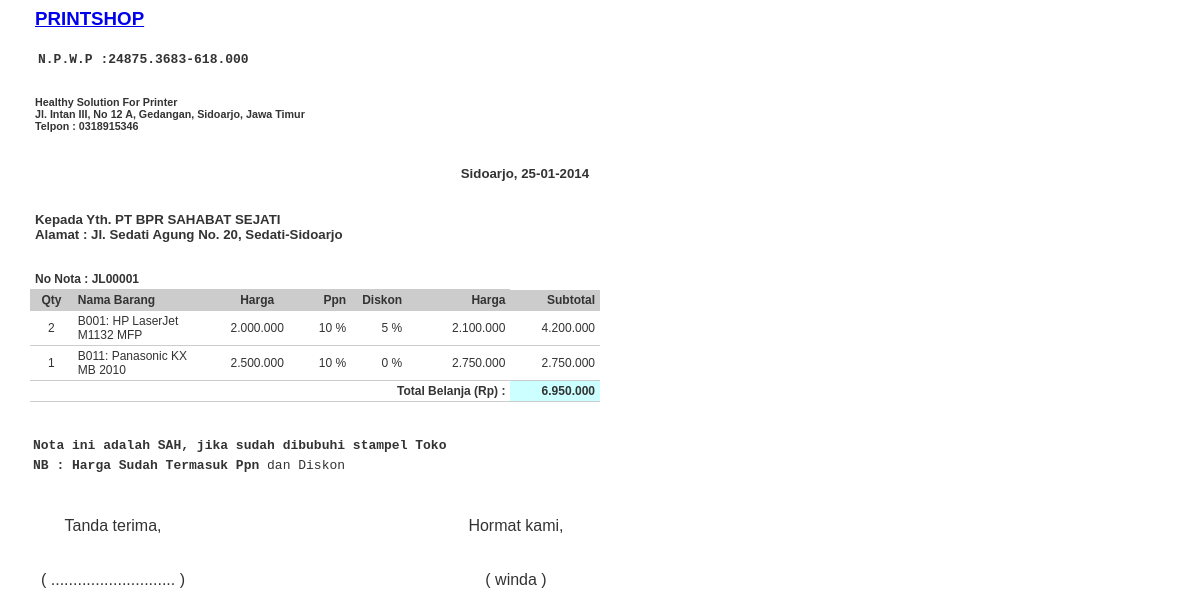
Screenshot of /nota_penjualan.php?noNota=JL00001 with the database file from the repository.
### tables this page shows
CREATE TABLE `penjualan` (
  `no_penjualan` char(7) NOT NULL,
  `tgl_transaksi` date NOT NULL,
  `kd_pelanggan` char(60) NOT NULL,
  `catatan` varchar(50) NOT NULL,
  `userid` varchar(20) NOT NULL,
  PRIMARY KEY (`no_penjualan`)
);

CREATE TABLE `pelanggan` (
  `kd_pelanggan` char(4) NOT NULL,
  `nm_pelanggan` varchar(50) NOT NULL,
  `alamat` varchar(50) NOT NULL,
  `telepon` varchar(20) NOT NULL,
  `kode_pos` varchar(20) NOT NULL,
  PRIMARY KEY (`kd_pelanggan`)
);

CREATE TABLE `penjualan_item` (
  `no_penjualan` char(7) NOT NULL,
  `kd_barang` varchar(4) NOT NULL,
  `jumlah` int(3) NOT NULL,
  KEY `no_penjualan` (`no_penjualan`,`kd_barang`)
);

CREATE TABLE `barang` (
  `kd_barang` char(4) NOT NULL,
  `nm_barang` varchar(50) NOT NULL,
  `harga_beli` int(10) NOT NULL,
  `harga_jual` int(10) NOT NULL,
  `qty` int(3) NOT NULL,
  `ppn` int(3) NOT NULL,
  `diskon` int(3) NOT NULL,
  `keterangan` varchar(50) NOT NULL,
  `kd_kategori` char(3) NOT NULL,
  `link_gambar` varchar(100) NOT NULL,
  PRIMARY KEY (`kd_barang`),
  KEY `kd_kategori` (`kd_kategori`)
);

CREATE TABLE `user_login` (
  `id` int(4) NOT NULL AUTO_INCREMENT,
  `userid` char(20) NOT NULL,
  `password` varchar(50) NOT NULL,
  `nama` varchar(50) NOT NULL,
  `level` enum('Kasir','Admin') NOT NULL DEFAULT 'Kasir',
  PRIMARY KEY (`id`)
);

### library/inc.library.php (called while the page is built, shortened)
<?php
function IndonesiaTgl($tanggal){
	$tgl=substr($tanggal,8,2);
	$bln=substr($tanggal,5,2);
	$thn=substr($tanggal,0,4);
	$awal="$tgl-$bln-$thn";
	return $awal;
}
function format_angka($angka) {
	$hasil =  number_format($angka,0, ",",".");
	return $hasil;
}
?>

### nota_penjualan.php (the view, shortened to what this page needs)
<?php
include_once "library/inc.connection.php";
include_once "library/inc.library.php";
$kodeTransaksi = $_GET['noNota'];
$jualSql = " SELECT penjualan.*, user_login.nama
			 FROM penjualan, user_login
			 WHERE penjualan.userid=user_login.userid AND no_penjualan='$kodeTransaksi'";
$jualQry = mysql_query($jualSql, $koneksidb)  or die ("Query penjualan salah : ".mysql_error());
$jualRow = mysql_fetch_array($jualQry);
$sPELANGGAN = "SELECT nm_pelanggan, alamat FROM pelanggan where kd_pelanggan='$jualRow[kd_pelanggan]'";
$qPELANGGAN = mysql_query($sPELANGGAN, $koneksidb)  or die ("Query penjualan salah : ".mysql_error());
$rPELANGGAN	= mysql_fetch_array($qPELANGGAN);
?>
<html>
<head>
<link href="styles/style.css" rel="stylesheet" type="text/css">
</head>
<body>
<table width="569" border="0" cellpadding="4" cellspacing="1" class="table-print">
  <tr>
    <td width="416" height="36"><h3><a href="index.php?page=Penjualan-Barang">PRINTSHOP</a></h3>
      <table width="100%" border="0" cellspacing="1" cellpadding="2">
        <tr>
          <th height="20" scope="col"><div align="left">
            <pre>N.P.W.P :24875.3683-618.000</pre>
          </div></th>
        </tr>
      </table>
      <h6>Healthy Solution For Printer
        <br>
        Jl. Intan III, No 12 A, Gedangan, Sidoarjo, Jawa Timur<br>Telpon : 0318915346
        <strong>    </strong>      </h6>
    </h6></td>
    <td width="133"><h5>&nbsp;</h5>
    <h5>&nbsp;</h5></td>
  </tr>
  <tr>
    <td><h5>&nbsp;</h5></td>
    <td valign="top"><h5><strong>Sidoarjo, </strong><strong><?php echo IndonesiaTgl($jualRow['tgl_transaksi']); ?></strong></h5></td>
  </tr>
  <tr>
    <td height="44"><h5><strong>Kepada Yth.</strong> <?php echo $rPELANGGAN['nm_pelanggan']; ?><br>
    <strong>Alamat : </strong><?php echo $rPELANGGAN['alamat']; ?></h5></td>
    <td valign="top"><h5>&nbsp;</h5></td>
  </tr>
</table>
<table class="table-list" width="570" border="0" cellspacing="1" cellpadding="2">
  <tr>
    <td colspan="6"><strong>No Nota : <?php echo $jualRow['no_penjualan']; ?></strong></td>
  </tr>
  <tr>
    <td width="35" align="center" bgcolor="#CCCCCC"><b>Qty</b></td>
    <td width="141" bgcolor="#CCCCCC"><b>Nama Barang </b></td>
    <td width="86" align="center" bgcolor="#CCCCCC"><b>Harga</b></td>
    <td width="41" align="right" bgcolor="#CCCCCC"><b>Ppn</b></td>
    <td width="47" align="right" bgcolor="#CCCCCC"><strong>Diskon</strong></td>
    <td width="100" align="right" bgcolor="#CCCCCC"><strong>Harga</strong></td>
    <td width="84" align="right" bgcolor="#CCCCCC"><b>Subtotal</b></td>
  </tr>
	<?php
		$notaSql = "SELECT
						*
					FROM
						barang b,
						penjualan_item pi
					WHERE
						b.kd_barang = pi.kd_barang
					AND pi.no_penjualan = '".$kodeTransaksi."'
					ORDER BY
						b.kd_barang";
		$notaQry = mysql_query($notaSql, $koneksidb)  or die ("Query list barang salah : ".mysql_error());
		while ($notaRow = mysql_fetch_array($notaQry)) {
			$harga		= $notaRow['harga_jual'];
			$ppn		= $harga * ($notaRow['ppn'] / 100);
			$diskon		= $harga * ($notaRow['diskon']/100);
			$hrgBersih	= $harga + $ppn - $diskon;
			$subtotal 	= $hrgBersih * $notaRow['jumlah'] ;
			$total 		= $total + $subtotal;
	?>
  <tr>
    <td align="center"><?php echo $notaRow['jumlah']; ?></td>
    <td><?php echo $notaRow['kd_barang'].": ".$notaRow['nm_barang']; ?></td>
    <td align="center"><?php echo format_angka($notaRow['harga_jual']); ?></td>
    <td align="right"><?php echo $notaRow['ppn']." %"; ?></td>
    <td align="right"><?php echo $notaRow['diskon']." %"; ?></td>
    <td align="right"><?php echo format_angka($hrgBersih); ?></td>
    <td align="right"><?php echo format_angka($subtotal); ?></td>
  </tr>
  <?php } ?>
  <tr>
    <td colspan="6" align="right"><b> Total Belanja (Rp) : </b></td>
    <td align="right" bgcolor="#CCFFFF"><b><?php echo format_angka($total); ?></b></td>
  </tr>
</table>
<table width="55%" border="0" cellspacing="1" cellpadding="2">
  <tr>
    <th scope="col">&nbsp;</th>
  </tr>
  <tr>
    <th scope="col"><div align="left">
      <pre>Nota ini adalah SAH, jika sudah dibubuhi stampel Toko</pre>
    </div></th>
  </tr>
  <tr>
    <td><pre><strong>NB : Harga Sudah Termasuk Ppn</strong> dan Diskon</pre></td>
  </tr>
</table>
<p><br/>
</p>
<table class="table-print" width="569" border="0" cellspacing="1" cellpadding="2">
  <tr>
    <td width="140" align="center">Tanda terima,<br /><br /><br />
    ( ............................ ) </td>
    <td width="204">&nbsp;</td>
    <td width="140" align="center">Hormat kami,<br /><br /><br />
	(  <?php echo $jualRow['nama']; ?> ) </td>
  </tr>
</table>
</body>

### styles/style.css (style rules this page uses)
body { margin:0px auto 0px; padding:3px; font-family:"Arial"; font-size:12px; color:#333; width:95%; background-position:top; background-color:#fff; }
.table-list { clear: both; text-align: left; border-collapse: collapse; margin: 0px 0px 10px 0px; background:#fff; }
.table-list td { color: #333; font-size:12px; border-color: #fff; border-collapse: collapse; vertical-align: center; padding: 3px 5px; border-bottom:1px #CCCCCC solid; }

### rows the page displays
penjualan: tgl_transaksi "25-01-2014", no_penjualan "JL00001", user_login.nama "winda"
pelanggan: nm_pelanggan "PT BPR SAHABAT SEJATI", alamat "Jl. Sedati Agung No. 20, Sedati-Sidoarjo"
penjualan_item: jumlah "2", kd_barang "B001", kd_barang.nm_barang "HP LaserJet M1132 MFP", kd_barang.harga_jual "2.000.000", kd_barang.ppn "10", kd_barang.diskon "5", kd_barang.diskon "2.100.000", format_angka($subtotal) "4.200.000"
penjualan_item: jumlah "1", kd_barang "B011", kd_barang.nm_barang "Panasonic KX MB 2010", kd_barang.harga_jual "2.500.000", kd_barang.ppn "10", kd_barang.diskon "0", kd_barang.diskon "2.750.000", format_angka($subtotal) "2.750.000"

### other values shown
format_angka($total) "6.950.000"
